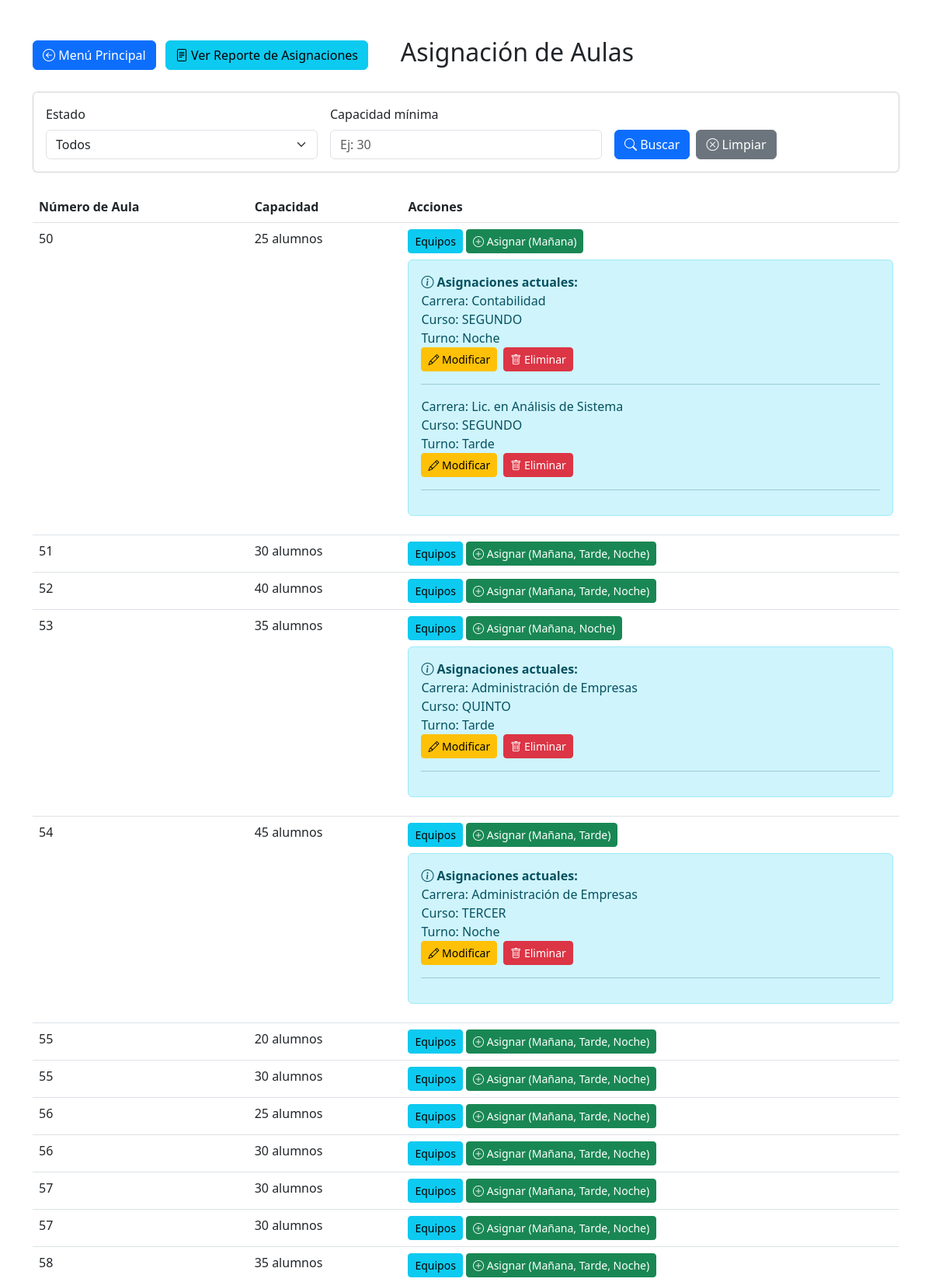
The app's page /asignacion_aulas.php (signed in, upper part) with its own data.
### tables this page shows
CREATE TABLE `aulas` (
  `id` int NOT NULL,
  `numero` int NOT NULL,
  `capacidad` int NOT NULL
);

CREATE TABLE `asignaciones` (
  `id` int NOT NULL,
  `aula_id` int DEFAULT NULL,
  `curso_id` int DEFAULT NULL,
  `fecha_asignacion` timestamp NULL DEFAULT CURRENT_TIMESTAMP,
  `turno` enum('Mañana','Tarde','Noche') DEFAULT NULL
);

CREATE TABLE `carreras` (
  `id` int NOT NULL,
  `nombre` varchar(255) NOT NULL
);

CREATE TABLE `cursos` (
  `id` int NOT NULL,
  `nombre` varchar(255) NOT NULL,
  `turno` enum('Mañana','Tarde','Noche') NOT NULL,
  `carrera_id` int DEFAULT NULL,
  `alumnos_matriculados` int NOT NULL
);

### asignacion_aulas.php (the view, shortened to what this page needs)
<?php
include("config.php");
$query = "SELECT a.id, a.numero, a.capacidad,
          GROUP_CONCAT(DISTINCT cur.turno ORDER BY cur.turno) as turnos_asignados,
          GROUP_CONCAT(
              DISTINCT CONCAT(
                  'Carrera: ', car.nombre,
                  '<br>Curso: ', cur.nombre,
                  '<br>Turno: ', cur.turno
              ) ORDER BY cur.turno
              SEPARATOR '<hr>'
          ) as detalles_asignacion
          FROM aulas a
          LEFT JOIN asignaciones asig ON a.id = asig.aula_id
          LEFT JOIN cursos cur ON asig.curso_id = cur.id
          LEFT JOIN carreras car ON cur.carrera_id = car.id";
$query .= " GROUP BY a.id ORDER BY a.numero";
$result = $conn->query($query);
?>
<!DOCTYPE html>
<html lang="es">
<head>
    <link rel="stylesheet" href="https://cdn.jsdelivr.net/npm/bootstrap@5.3.0/dist/css/bootstrap.min.css">
    <link rel="stylesheet" href="https://cdn.jsdelivr.net/npm/bootstrap-icons@1.7.2/font/bootstrap-icons.css">
</head>
<body>
<div class="container mt-5">
    <div class="d-flex justify-content-between align-items-center mb-4">
        <div>
            <a href="dashboard.php" class="btn btn-primary me-2">
                <i class="bi bi-arrow-left-circle"></i> Menú Principal
            </a>
            <a href="reporte_asignaciones.php" class="btn btn-info">
                <i class="bi bi-file-text"></i> Ver Reporte de Asignaciones
            </a>
        </div>
        <h2>Asignación de Aulas</h2>
    </div>
    <div class="card mb-4">
        <div class="card-body">
            <form class="row g-3" method="GET">
                <div class="col-md-4">
                    <label class="form-label">Estado</label>
                    <select class="form-select" name="estado">
                        <option value="">Todos</option>
                    </select>
                </div>
                <div class="col-md-4">
                    <label class="form-label">Capacidad mínima</label>
                    <input type="number" class="form-control" name="capacidad" value="<?php echo isset($_GET['capacidad']) ? $_GET['capacidad'] : ''; ?>" placeholder="Ej: 30">
                </div>
                <div class="col-md-4 d-flex align-items-end">
                    <button type="submit" class="btn btn-primary me-2">
                        <i class="bi bi-search"></i> Buscar
                    </button>
                    <a href="asignacion_aulas.php" class="btn btn-secondary">
                        <i class="bi bi-x-circle"></i> Limpiar
                    </a>
                </div>
            </form>
        </div>
    </div>
    <table class="table">
        <thead>
            <tr>
                <th>Número de Aula</th>
                <th>Capacidad</th>
                <th>Acciones</th>
            </tr>
        </thead>
        <tbody>
        <?php while ($row = $result->fetch_assoc()) { ?>
            <tr>
                <td><?php echo $row['numero']; ?></td>
                <td><?php echo $row['capacidad']; ?> alumnos</td>
                <td>
                    <button class="btn btn-info btn-sm" onclick="verEquipos(<?php echo $row['id']; ?>)">Equipos</button>
                    <?php
                    $turnos_asignados = !empty($row['turnos_asignados']) ? explode(',', $row['turnos_asignados']) : [];
                    $turnos_disponibles = array_diff(['Mañana', 'Tarde', 'Noche'], $turnos_asignados);
                    if (!empty($turnos_disponibles)) {
                        ?>
                        <a href="asignar_curso.php?aula_id=<?php echo $row['id']; ?>&turnos_disponibles=<?php echo urlencode(json_encode($turnos_disponibles)); ?>"
                           class="btn btn-success btn-sm">
                           <i class="bi bi-plus-circle"></i> Asignar
                           (<?php echo implode(', ', $turnos_disponibles); ?>)
                        </a>
                        <?php
                    }
                    if (!empty($row['detalles_asignacion'])) {
                        ?>
                        <div class="mt-2 alert alert-info">
                            <strong><i class="bi bi-info-circle"></i> Asignaciones actuales:</strong><br>
                            <?php
                            $query_asignaciones = "SELECT a.id, c.nombre as curso, c.turno, car.nombre as carrera
                                                FROM asignaciones a
                                                JOIN cursos c ON a.curso_id = c.id
                                                JOIN carreras car ON c.carrera_id = car.id
                                                WHERE a.aula_id = " . $row['id'];
                            $asignaciones = $conn->query($query_asignaciones);
                            while($asig = $asignaciones->fetch_assoc()) {
                                echo "<div class='mb-2'>";
                                echo "Carrera: " . $asig['carrera'] . "<br>";
                                echo "Curso: " . $asig['curso'] . "<br>";
                                echo "Turno: " . $asig['turno'] . "<br>";
                                echo "<a href='modificar_asignacion.php?asignacion_id=" . $asig['id'] . "' class='btn btn-warning btn-sm me-2'>";
                                echo "<i class='bi bi-pencil'></i> Modificar</a>";
                                echo "<a href='eliminar_asignacion.php?asignacion_id=" . $asig['id'] . "'
                                      class='btn btn-danger btn-sm'
                                      onclick='return confirm(\"¿Estás seguro de eliminar esta asignación?\");'>";
                                echo "<i class='bi bi-trash'></i> Eliminar</a>";
                                echo "</div><hr>";
                            }
                            ?>
                        </div>
                    <?php
                    }
                    ?>
                </td>
            </tr>
        <?php } ?>
        </tbody>
    </table>
</div>
</body>
</html>

### records on screen
aulas: numero "50", capacidad "25", turnos_disponibles "Mañana"
asignaciones: carreras.nombre "Contabilidad", curso.nombre "SEGUNDO", curso.turno "Noche"
asignaciones: carreras.nombre "Lic. en Análisis de Sistema", curso.nombre "SEGUNDO", curso.turno "Tarde"
aulas: numero "51", capacidad "30", turnos_disponibles "Mañana, Tarde, Noche"
aulas: numero "52", capacidad "40", turnos_disponibles "Mañana, Tarde, Noche"
aulas: numero "53", capacidad "35", turnos_disponibles "Mañana, Noche"
asignaciones: carreras.nombre "Administración de Empresas", curso.nombre "QUINTO", curso.turno "Tarde"
aulas: numero "54", capacidad "45", turnos_disponibles "Mañana, Tarde"
asignaciones: carreras.nombre "Administración de Empresas", curso.nombre "TERCER", curso.turno "Noche"
aulas: numero "55", capacidad "20", turnos_disponibles "Mañana, Tarde, Noche"
aulas: numero "55", capacidad "30", turnos_disponibles "Mañana, Tarde, Noche"
aulas: numero "56", capacidad "25", turnos_disponibles "Mañana, Tarde, Noche"
aulas: numero "56", capacidad "30", turnos_disponibles "Mañana, Tarde, Noche"
aulas: numero "57", capacidad "30", turnos_disponibles "Mañana, Tarde, Noche"
aulas: numero "57", capacidad "30", turnos_disponibles "Mañana, Tarde, Noche"
aulas: numero "58", capacidad "35", turnos_disponibles "Mañana, Tarde, Noche"
